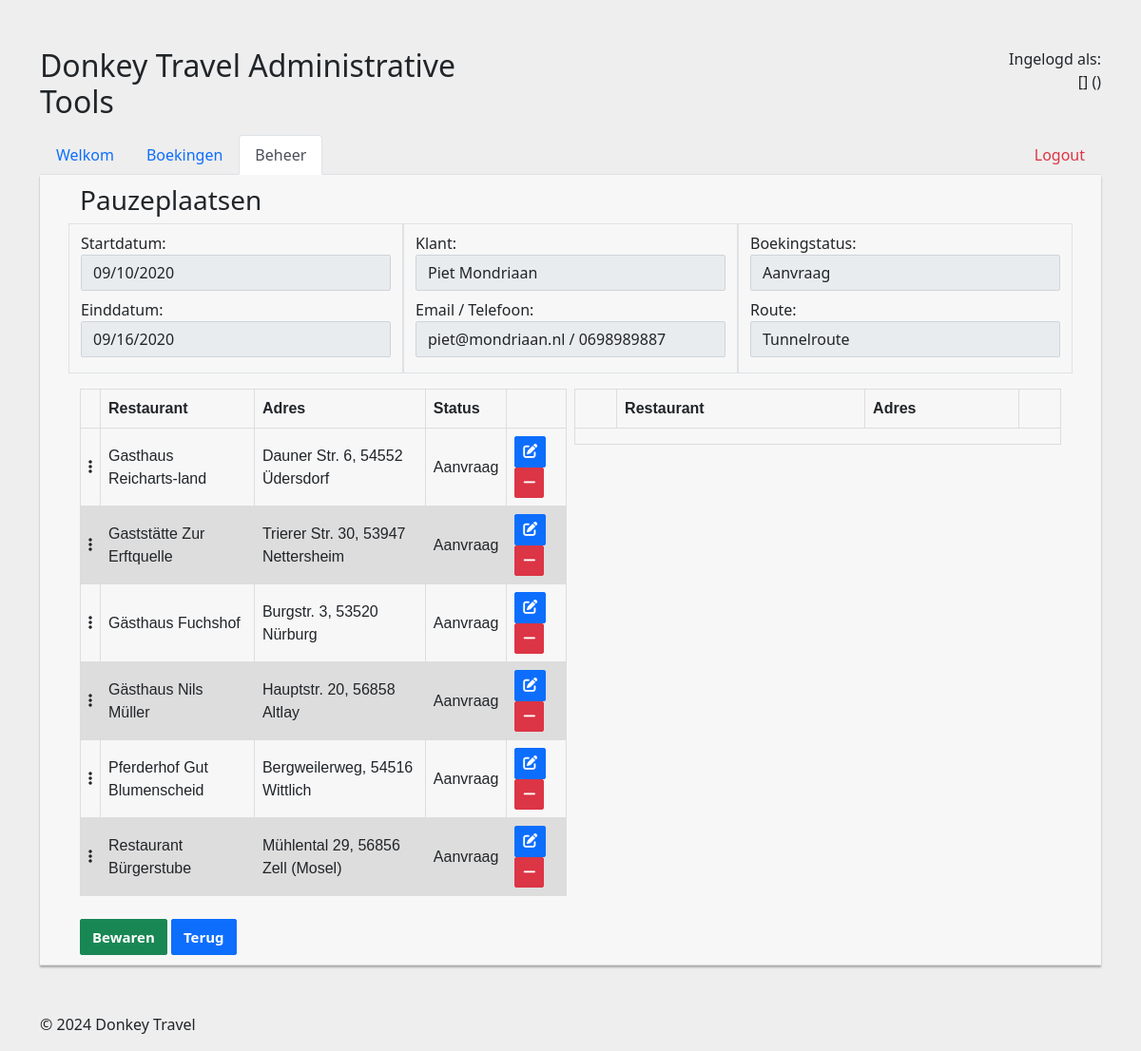
Screenshot of /pauzeplaatsen_beheer.php?id=1 with the database file from the repository.
### tables this page shows
CREATE TABLE `boekingen` (
  `ID` int(11) NOT NULL,
  `StartDatum` date DEFAULT NULL,
  `PINCode` int(11) DEFAULT NULL,
  `FKtochtenID` int(11) NOT NULL,
  `FKklantenID` int(11) NOT NULL,
  `FKstatussenID` int(11) NOT NULL,
  `FKtrackerID` int(11) DEFAULT NULL
);

CREATE TABLE `tochten` (
  `ID` int(11) NOT NULL,
  `Omschrijving` varchar(40) DEFAULT NULL,
  `Route` varchar(50) DEFAULT NULL,
  `AantalDagen` int(11) DEFAULT NULL
);

CREATE TABLE `klanten` (
  `ID` int(11) NOT NULL,
  `Naam` varchar(50) DEFAULT NULL,
  `Email` varchar(100) DEFAULT NULL,
  `Telefoon` varchar(20) DEFAULT NULL,
  `Wachtwoord` varchar(100) DEFAULT NULL,
  `FKgebruikersrechtenID` int(11) DEFAULT 0,
  `Gewijzigd` timestamp NULL DEFAULT current_timestamp()
);

CREATE TABLE `statussen` (
  `ID` int(11) NOT NULL,
  `StatusCode` tinyint(4) DEFAULT NULL,
  `Status` varchar(40) DEFAULT NULL,
  `Verwijderbaar` bit(1) DEFAULT NULL,
  `PINtoekennen` bit(1) DEFAULT NULL
);

CREATE TABLE `restaurants` (
  `ID` int(11) NOT NULL,
  `Naam` varchar(50) DEFAULT NULL,
  `Adres` varchar(50) DEFAULT NULL,
  `Email` varchar(50) DEFAULT NULL,
  `Telefoon` varchar(20) DEFAULT NULL,
  `Coordinaten` varchar(20) DEFAULT NULL,
  `Gewijzigd` timestamp NULL DEFAULT current_timestamp()
);

### config.php (called while the page is built)
<?php
    $db_host = "localhost";
    $db_user = "root";
    $db_pass = "";
    $db_name = "donkey";
    $db_port = null;
?>

### database/database.php (called while the page is built, shortened)
<?php
require_once 'boeking.php';
require_once 'klant.php';
require_once 'pauzeplaats.php';
require_once 'restaurant.php';
require_once 'status.php';
require_once 'tocht.php';
class Database
{
    private $db;
    private $host;
    private $user;
    private $password;
    private $database;
    private $port;
    public function __construct($host, $user, $password, $database, $port)
    {
        $this->host = $host;
        $this->user = $user;
        $this->password = $password;
        $this->database = $database;
        $this->port = $port;
    }
    public function connect()
    {
        $this->db = new \mysqli($this->host, $this->user, $this->password, $this->database, $this->port);
    }
    public function getBoekingByID($id)
    {
        $result = $this->db->query("SELECT * FROM boekingen WHERE ID = $id");
        $row = $result->fetch_assoc();
        return new Boeking($row["ID"], $row["StartDatum"], $row["PINCode"], $this->getTochtByID($row["FKtochtenID"]), $this->getKlantByID($row["FKklantenID"]), $this->getStatusByID($row["FKstatussenID"]), !isset($row["FKtrackerID"]) ? null : $this->getTrackerByID($row["FKtrackerID"]));
    }
    public function getKlantByID($id)
    {
        $result = $this->db->query("SELECT * FROM klanten WHERE ID = $id");
        $row = $result->fetch_assoc();
        return new Klant($row["ID"], $row["Naam"], $row["Email"], $row["Telefoon"], $row["Wachtwoord"], $this->getGebruikersrechtByID($row["FKgebruikersrechtenID"]), $row["Gewijzigd"]);
    }
    public function getGebruikersrechtByID($id)
    {
        $result = $this->db->query("SELECT * FROM gebruikersrechten WHERE ID = $id");
        $row = $result->fetch_assoc();
        return new Gebruikersrechten($row["ID"], $row["Recht"], $row["Rechten"]);
    }
    public function getPauzeplaatsenByBoekingID($id)
    {
        $result = $this->db->query("SELECT * FROM pauzeplaatsen WHERE FKboekingenID = $id");
        $pauzeplaatsen = array();
        while ($row = $result->fetch_assoc()) {
            $pauzeplaatsen[] = new Pauzeplaats($row["ID"], $this->getBoekingByID($row["FKboekingenID"]), $this->getRestaurantByID($row["FKrestaurantsID"]), $this->getStatusByID($row["FKstatussenID"]));
        }
        return $pauzeplaatsen;
    }
    public function getRestaurants()
    {
        $result = $this->db->query("SELECT * FROM restaurants");
        $restaurants = array();
        while ($row = $result->fetch_assoc()) {
            $restaurants[] = new Restaurant($row["ID"], $row["Naam"], $row["Adres"], $row["Email"], $row["Telefoon"], $row["Coordinaten"], $row["Gewijzigd"]);
        }
        return $restaurants;
    }
    public function getRestaurantByID($id)
    {
        $result = $this->db->query("SELECT * FROM restaurants WHERE ID = $id");
        $row = $result->fetch_assoc();
        return new Restaurant($row["ID"], $row["Naam"], $row["Adres"], $row["Email"], $row["Telefoon"], $row["Coordinaten"], $row["Gewijzigd"]);
    }
    public function getStatusByID($id)
    {
        $result = $this->db->query("SELECT * FROM statussen WHERE ID = $id");
        $row = $result->fetch_assoc();
        return new Status($row["ID"], $row["StatusCode"], $row["Status"], boolval($row["Verwijderbaar"]), boolval($row["PINtoekennen"]));
    }
    public function getTochtByID($id)
    {
        $result = $this->db->query("SELECT * FROM tochten WHERE ID = $id");
        $row = $result->fetch_assoc();
        return new Tocht($row["ID"], $row["Omschrijving"], $row["Route"], $row["AantalDagen"]);
    }
}

### database/boeking.php (called while the page is built, shortened)
<?php
class Boeking
{
	private $startDatum;
	private $tocht;
	private $klant;
	private $status;
	public function __construct($id, $startDatum, $pincode, $tocht, $klant, $status, $tracker)
	{
		$this->startDatum = $startDatum;
		$this->tocht = $tocht;
		$this->klant = $klant;
		$this->status = $status;
	}
	public function getStartDatum()
	{
		return $this->startDatum;
	}
	public function getEindDatum($boeking)
	{
		return date('Y-m-d', strtotime($boeking->getStartdatum() . ' + ' . $boeking->getTocht()->getAantalDagen() . ' days'));
	}
	public function getTocht()
	{
		return $this->tocht;
	}
	public function getKlant()
	{
		return $this->klant;
	}
	public function getStatus()
	{
		return $this->status;
	}
}

### database/tocht.php (called while the page is built, shortened)
<?php
class Tocht {
    private $omschrijving;
    private $aantaldagen;
    public function __construct($id, $omschrijving, $route, $aantaldagen) {
        $this->omschrijving = $omschrijving;
        $this->aantaldagen = $aantaldagen;
    }
    public function getOmschrijving() {
        return $this->omschrijving;
    }
    public function getAantaldagen() {
        return $this->aantaldagen;
    }
}

### database/klant.php (called while the page is built, shortened)
<?php
class Klant
{
	private $naam;
	private $email;
	private $telefoon;
	public function __construct($id, $naam, $email, $telefoon, $wachtwoord, $gebruikersrechten, $gewijzigd)
	{
		$this->naam = $naam;
		$this->email = $email;
		$this->telefoon = $telefoon;
	}
	public function getNaam()
	{
		return $this->naam;
	}
	public function getEmail()
	{
		return $this->email;
	}
	public function getTelefoon()
	{
		return $this->telefoon;
	}
}

### database/status.php (called while the page is built, shortened)
<?php
class Status
{
	private $status;
	public function __construct($id, $statusCode, $status, $verwijderbaar, $pintoekeennen)
	{
		$this->status = $status;
	}
	public function getStatus()
	{
		return $this->status;
	}
}

### database/pauzeplaats.php (called while the page is built, shortened)
<?php
class Pauzeplaats
{
	private $id;
	private $restaurant;
	private $status;
	public function __construct($id, $boeking, $restaurant, $status)
	{
		$this->id = $id;
		$this->restaurant = $restaurant;
		$this->status = $status;
	}
	public function getID()
	{
		return $this->id;
	}
	public function getRestaurant()
	{
		return $this->restaurant;
	}
	public function getStatus()
	{
		return $this->status;
	}
}

### database/restaurant.php (called while the page is built, shortened)
<?php
class Restaurant {
    private $naam;
    private $adres;
    public function __construct($id, $naam, $adres, $email, $telefoon, $coordinaten, $gewijzigd) {
        $this->naam = $naam;
        $this->adres = $adres;
    }
    public function getNaam() {
        return $this->naam;
    }
    public function getAdres() {
        return $this->adres;
    }
}

### pauzeplaatsen_beheer.php (the view, shortened to what this page needs)
<?php
if (isset($_GET['id']))
    $id = $_GET['id'];
else
    home();
?>
<?php include "include/nav.php"; ?>
<?php
$db = new database\Database($db_host, $db_user, $db_pass, $db_name, $db_port);
$boekingen = $db->getBoekingByID($id);
$pauzeplaatsen = $db->getPauzeplaatsenByBoekingID($id);
$restaurants = $db->getRestaurants();
?>
<?php
if (isset($edit)) {
    $pauzeplaats = $db->getPauzeplaatsByID($edit);
?>
    <h3>Pauzeplaats wijzigen</h3>
    <br>
    <form action="" method="post">
        <input type="hidden" name="id" value="<?php echo $pauzeplaats->getID(); ?>">
        <div class="form-group mt-2">
            <label for="restaurant">restaurant:</label>
            <input type="text" class="form-control" name="" id="restaurant" value="<?php echo $pauzeplaats->getRestaurant()->getNaam(); ?>" disabled>
        </div>
        <div class="form-group mt-2">
            <label for="adres">Adres:</label>
            <input type="text" class="form-control" name="" id="adres" value="<?php echo $pauzeplaats->getRestaurant()->getAdres(); ?>" disabled>
        </div>
        <div class="form-group mt-2">
            <label for="status">Status:</label>
            <select class="form-select" id="status" aria-label="Select status" name="statusID">
                <?php foreach ($db->getStatussen() as $status) { ?>
                    <option value="
							<?php echo $status->getID(); ?>" <?php if ($status->getID() == $pauzeplaats->getStatus()->getID()) echo "selected"; ?>>
                        <?php echo $status->getStatus(); ?>
                    </option>
                <?php } ?>
            </select>
        </div>
        <br />
        <button name="save" type="submit" class="btn btn-success">Bewaren</button>
        <button name="cancel" type="submit" class="btn btn-primary">Annuleren</button>
    </form>
<?php
} else {
	$boeking = $db->getBoekingByID($id);
?>
    <h3>Pauzeplaatsen</h3>
	<div class="container mb-3">
		<div class="row">
			<div class="col-sm border pb-3">
				<div class="form-group mt-2">
					<label for="startdatum">Startdatum:</label>
					<input value="<?php echo $boeking->getStartdatum(); ?>" name="startDatum" type="date" class="form-control" id="startdatum" disabled>
				</div>
				<div class="form-group mt-2">
					<label for="eindDatum">Einddatum:</label>
					<input value="<?php echo $boeking->getEinddatum($boeking); ?>" name="eindDatum" type="date" class="form-control" id="eindDatum" disabled>
				</div>
			</div>
			<div class="col-sm border pb-3">
				<div class="form-group mt-2">
					<label for="klant">Klant:</label>
						<input name="klantID" class="form-control" aria-label="Select klant" value="<?php echo $boeking->getKlant()->getNaam(); ?>" disabled>
				</div>
				<div class="form-group mt-2">
					<label for="klant">Email / Telefoon:</label>
					<input name="klantID" class="form-control" aria-label="Select klant" value="<?php echo $boeking->getKlant()->getEmail() . " / " . $boeking->getKlant()->getTelefoon(); ?>" disabled>
				</div>
			</div>
			<div class="col-sm border pb-3">
				<div class="form-group mt-2">
					<label for="status">Boekingstatus:</label>
					<input class="form-control" aria-label="Select status" name="statusID" value="<?php echo $boeking->getStatus()->getStatus(); ?>" disabled>
				</div>
				<div class="form-group mt-2">
					<label for="tocht">Route:</label>
					<input name="tochtID" class="form-control" aria-label="Select tocht" value="<?php echo $boeking->getTocht()->getOmschrijving(); ?>" disabled>
				</div>
			</div>
		</div>
	</div>
    <form action="" method="post">
        <div class="row g-2">
            <div class="col-sm-6 h-fc">
                <table>
                    <thead>
                        <tr>
                            <th></th>
                            <th>Restaurant</th>
                            <th>Adres</th>
                            <th>Status</th>
                            <th></th>
                        </tr>
                    </thead>
                    <tbody id="table1" class="connectedSortable min-height">
                        <?php
                        $ids = array();
                        if (!is_null($pauzeplaatsen)) {
                            foreach ($pauzeplaatsen as $pauzeplaats) {
                                array_push($ids, $pauzeplaats->getRestaurant()->getID());
                        ?>
                                <tr>
                                    <td><i class="fa-solid fa-ellipsis-vertical"></i></td>
                                    <td><?php echo $pauzeplaats->getRestaurant()->getNaam(); ?></td>
                                    <td class="w-fc"><?php echo $pauzeplaats->getRestaurant()->getAdres(); ?></td>
                                    <td><?php echo $pauzeplaats->getStatus()->getStatus(); ?></td>
                                    <td>
                                        <button type="submit" class="float-start btn btn-primary min-height-0 btn-sm" name="edit" value="<?php echo $pauzeplaats->getID(); ?>" class="float-start editbutton"><i class="fa-solid fa-edit"></i></button>
                                        <button type="button" class="float-start removebutton btn btn-danger min-height-0 btn-sm"><i class="fa-solid fa-minus"></i></button>
                                    </td>
                                </tr>
                        <?php
                            }
                        }
                        ?>
                    </tbody>
                </table>
            </div>
            <div class="col-sm-6 h-fc">
                <table>
                    <thead>
                        <tr>
                            <th></th>
                            <th>Restaurant</th>
                            <th>Adres</th>
                            <th></th>
                        </tr>
                    </thead>
                    <tbody id="table2" class="connectedSortable min-height">
                        <tr class="unsortable" style="display: none;">
                            <td colspan="4"></td>
                        </tr>
                    </tbody>
                </table>
            </div>
        </div>
        <br />
        <button type="submit" name="save" class="btn btn-success">Bewaren</button>
        <button type="submit" name="back" class="btn btn-primary">Terug</button>
    </form>
<?php
}
?>
<?php include "include/footer.php"; ?>

### css/style.css (style rules this page uses)
.form-control, .btn { min-height: 38px; border-radius: 2px; }
.btn { font-size: 15px; font-weight: bold; }
table { font-family: arial, sans-serif; border-collapse: collapse; width: 100%; }
td { height: 100%; }
td, th { border: 1px solid #dddddd; text-align: left; padding: 8px; }
tr:nth-child(even) { background-color: #dddddd; }
.w-fc { width: fit-content; }
.h-fc { height: fit-content; }
.min-height { min-height: 100px; }
.min-height-0 { min-height: 0px; }

### rows the page displays
boekingen: startDatum "09/10/2020", eindDatum "09/16/2020"
klanten: klantID "Piet Mondriaan", klantID "piet@mondriaan.nl / 0698989887"
statussen: statusID "Aanvraag", Status "Aanvraag"
tochten: tochtID "Tunnelroute"
restaurants: Naam "Gasthaus Reicharts-land", Adres "Dauner Str. 6, 54552 Üdersdorf", $pauzeplaats->getID() 6 (drawn)
restaurants: Naam "Gaststätte Zur Erftquelle", Adres "Trierer Str. 30, 53947 Nettersheim", $pauzeplaats->getID() 7 (drawn)
restaurants: Naam "Gästhaus Fuchshof", Adres "Burgstr. 3, 53520 Nürburg", $pauzeplaats->getID() 8 (drawn)
restaurants: Naam "Gästhaus Nils Müller", Adres "Hauptstr. 20, 56858 Altlay", $pauzeplaats->getID() 9 (drawn)
restaurants: Naam "Pferderhof Gut Blumenscheid", Adres "Bergweilerweg, 54516 Wittlich", $pauzeplaats->getID() 10 (drawn)
restaurants: Naam "Restaurant Bürgerstube", Adres "Mühlental 29, 56856 Zell (Mosel)", $pauzeplaats->getID() 11 (drawn)
